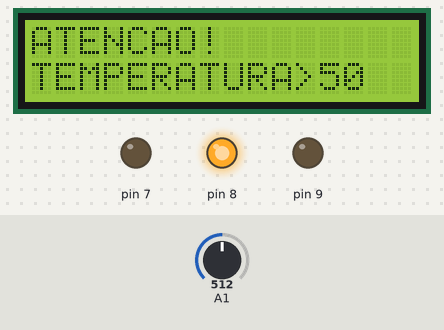
This sketch was run on a simulated Arduino Uno, built with avr-gcc and run on an emulated ATmega328P. On the bench: 16×2 character LCD, output pins drawn as LEDs (lit = HIGH). Inputs (shaded band) come from the test bench; at power-on: A1 = 512. What the sketch prints to the serial monitor is not drawn.

Above: at 1.2 s.
1.3 s: A1 set to 212
2.8 s: A1 set to 187
At 3.8 s:
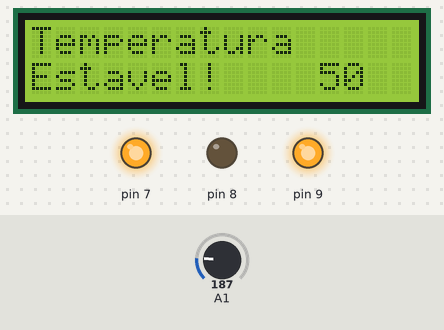
4.3 s: A1 set to 170
7.3 s: A1 set to 141
At 8.2 s:
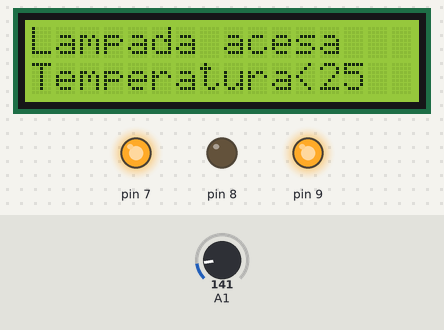
8.8 s: A1 set to 306
At 10.0 s:
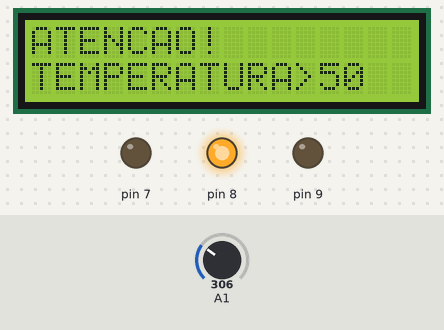
10.3 s: A1 set to 122
At 10.6 s:
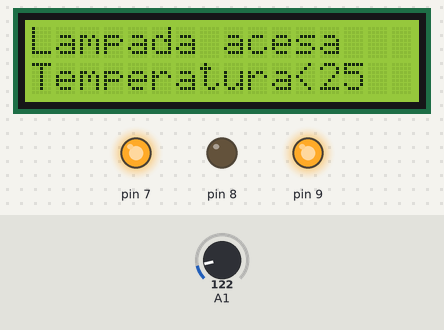
Timing chart, 0 to 12.8 s (numbered marks = the images above; inputs shaded):
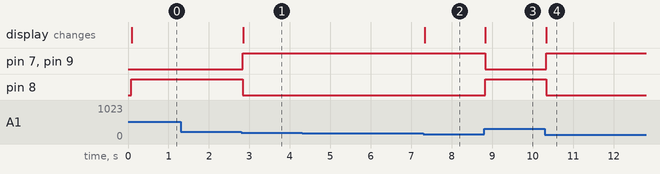

The sketch:

estufa.ino
```cpp
#include <LiquidCrystal.h>
float v, t;
int sensorValue = 0;
LiquidCrystal lcd(12, 11, 5, 4, 3, 2);

void setup() {
  lcd.begin(16, 2);
  pinMode(A1, INPUT);
  pinMode(8, OUTPUT);
  pinMode(9, OUTPUT);
  pinMode(7, OUTPUT);
  Serial.begin(9600);

}

void loop() {
  sensorValue = analogRead(A1);
  v = (5.0*sensorValue)/1023;
  t = (v-0.5)/0.01;
  Serial.print(v,2);
  Serial.println(" V");
  Serial.print(t,2);
  Serial.println(" c");
  delay(20);

   if (t<25){
     digitalWrite(8, LOW);
     digitalWrite(9, HIGH);
     digitalWrite(7, HIGH);
     lcd.setCursor(0, 0);
     lcd.print("Lampada acesa");
     lcd.setCursor(0, 1);
     lcd.print("Temperatura<25");
   }


if (t>=25 && t<=50){
     digitalWrite(8, LOW);
     digitalWrite(9, HIGH);
     digitalWrite(7, HIGH);
     lcd.setCursor(0, 0);
     lcd.print("Temperatura   ");
     lcd.setCursor(0, 1);
     lcd.print("Estavel!    ");
   }

   if (t>50){
     digitalWrite(8, HIGH);
     digitalWrite(9, LOW);
     digitalWrite(7, LOW);
     lcd.setCursor(0, 0);
     lcd.print("ATENCAO!     ");
     lcd.setCursor(0, 1);
     lcd.print("TEMPERATURA>50");
  }}
```

Measured:
- the behaviour switches between 205 and 204 on A1 (found by bisection; images 0 and 1)
- the behaviour switches between 154 and 153 on A1 (found by bisection; images 1 and 2)
- after the input at 1.3 s, every drawn part: stays the same
- after the input at 2.8 s, pin 7, pin 9: LOW → HIGH at once; pin 8: HIGH → LOW at once; the display: changes at once (image 1)
- after the input at 4.3 s, every drawn part: stays the same
- after the input at 7.3 s, the display: changes at once (image 2)
- after the input at 8.8 s, pin 7, pin 9: HIGH → LOW at once; pin 8: LOW → HIGH at once; the display: changes at once (image 3)
- after the input at 10.3 s, pin 7, pin 9: LOW → HIGH at once; pin 8: HIGH → LOW at once; the display: changes at once (image 4)
